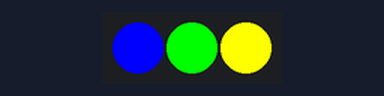
Bench run of a sketch on a simulated Arduino Uno, built with avr-gcc and run on an emulated ATmega328P. On the bench: 3 RGB LEDs in strip order, left to right.

Above: at 0.15 s.
At 5.7 s:
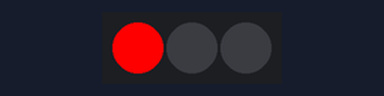
At 6.7 s:
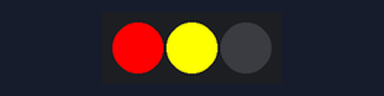
At 7.7 s:
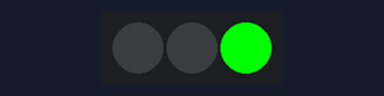
At 8.7 s:
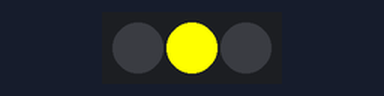
At 10.7 s:
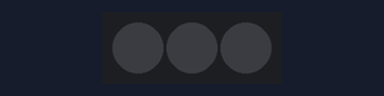
Timing chart, 0 to 13.0 s (numbered marks = the images above):
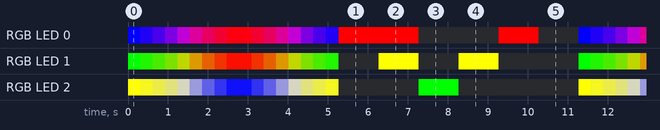

Measured:
- by itself, RGB LED 0: off → RGB(0, 0, 255) at 0.00 s, → RGB(30, 0, 225) 0.31 s later, → RGB(60, 0, 195) 0.31 s later, → RGB(90, 0, 165) 0.31 s later, … (85 changes in this stretch)
- by itself, RGB LED 1: off → RGB(0, 255, 0) at 0.00 s, → RGB(30, 225, 0) 0.31 s later, → RGB(60, 195, 0) 0.31 s later, → RGB(90, 165, 0) 0.31 s later, … (88 changes in this stretch)
- by itself, everything shown: repeats every 11.3 s, in 24 steps

The sketch:

rgbled.ino
```cpp
/**
 * Simple RGB LED demo based on the FastLED library.
 *
 * Connections:
 *
 * Arduino   | RGBLED
 * --------------------
 * 6         | DIN
 * GND       | GND
 * VCC (+5V) | 5V
 */
#include "FastLED.h"

// number of LEDs connected in the LED strip
const int NUM_LEDS = 3;
// the Arduino pin the DIN pin of the LED strip should be connected to
const int LED_DATA_PIN = 6;

CRGB leds[NUM_LEDS];

void setup() {
  // initialize library with the number of connected LEDs
  // and the pin the data connection is connected to
  FastLED.addLeds<NEOPIXEL, LED_DATA_PIN>(leds, NUM_LEDS);
}

void setLED(int n, int r, int g, int b) {
  leds[n].setRGB(r, g, b);
}

void setLED(int n, const CRGB& color) {
  leds[n] = color;
}

void trafficLights() {
  // RED
  setLED(0, 255, 0, 0); // alternatively use leds[0] = CRGB::Red;
  setLED(1, 0, 0, 0);   // alternatively use leds[1] = CRGB::Black;
  setLED(2, 0, 0, 0);   // alternatively use leds[2] = CRGB::Black;
  FastLED.show();
  delay(1000);

  // RED/YELLOW
  setLED(0, 255, 0, 0);
  setLED(1, 255, 255, 0);
  setLED(2, 0, 0, 0);
  FastLED.show();
  delay(1000);

  // GREEN
  setLED(0, 0, 0, 0);
  setLED(1, 0, 0, 0);
  setLED(2, 0, 255, 0);
  FastLED.show();
  delay(1000);

  // YELLOW
  setLED(0, 0, 0, 0);
  setLED(1, 255, 255, 0);
  setLED(2, 0, 0, 0);
  FastLED.show();
  delay(1000);

  // RED
  setLED(0, 255, 0, 0);
  setLED(1, 0, 0, 0);
  setLED(2, 0, 0, 0);
  FastLED.show();
  delay(1000);

  // ALL OFF
  setLED(0, 0, 0, 0);
  setLED(1, 0, 0, 0);
  setLED(2, 0, 0, 0);
  FastLED.show();
  delay(1000);
}

void setColors(int colorStep) {
    int r = colorStep;
    int g = 0;
    int b = 255 - colorStep;

    // fade 1st led from blue to red
    setLED(0, colorStep, 0, 255 - colorStep);

    // fade 2nd led from red to green
    setLED(1, colorStep, 255 - colorStep, 0);

    // fade 3rd led from blue to yellow
    setLED(2, 255 - colorStep, 255 - colorStep, colorStep);
}

void colorFading() {
  for(int colorStep = 0; colorStep < 256; colorStep++) {

    setColors(colorStep);

    FastLED.show();
    delay(10);
  }
  for(int colorStep = 255; colorStep > 0; colorStep--) {

    setColors(colorStep);

    FastLED.show();
    delay(10);
  }
}

void loop() {
  colorFading();
  trafficLights();
}
```
